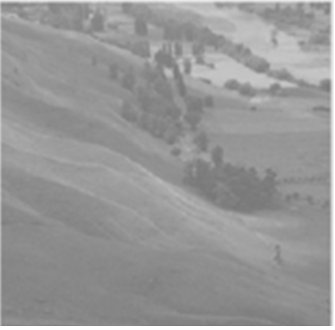
#> input picture THXLA/L1/DATA/data/anh2.png, 335 x 330 px, found by its file name
$ python auto.py
#> lines starting #> are read from the running program, lines starting #| are printed output that depends on the picture; after the words box and inside, x2 and y2 are one past the last pixel; in counts of white or black regions, pixels touching at a corner belong together
#> further down, image is the input picture: shape (330, 335); min 119, max 255, mean 151.4
import numpy as np
import cv2


def calculate_threshold(image):
    ma, na = image.shape
#> ma = 330; na = 335
    mxn = ma * na
#> mxn = 110550
    g = []
    h = []
    t = []
    tong_i_hi = []
    m = []
    f = []

    anh_xuly = np.reshape(image, -1)
    anh_xuly = list(anh_xuly)
#> anh_xuly = 110550 items

    g = sorted(list(set(anh_xuly)))
#> g = 122 values from 119 to 255
    len_g = len(g)
#> len_g = 122

    dem = 0
    for i in range(len_g):
        tam = anh_xuly.count(g[i])
        h.append(tam)
        dem += tam
        t.append(dem)
#> this loop made 122 passes
#> (tam, dem) on passes 1 to 12: (6, 6), (23, 29), (125, 154), (283, 437), (427, 864), (552, 1416), (580, 1996), (568, 2564), (695, 3259), (758, 4017), (970, 4987), (1166, 6153)
#> after the loop, dem = 110550; h = 122 values, max 3592 at index 17, min 1 at index 99, mean 906.1; t = 122 values from 6 to 110550
    print(t)
#> (printed output is left out)

    tam = 0
    for i in range(len_g):
        tam += g[i] * h[i]
        tong_i_hi.append(tam)
#> this loop made 122 passes
#> tam on passes 1 to 12: 714, 3474, 18599, 53125, 105646, 174094, 246594, 318162, 406427, 503451, 628581, 780161
#> after the loop, tam = 16739891; tong_i_hi = 122 values from 714 to 16739891

    for i in range(len_g):
        if t[i] == 0:
            m.append(float('inf'))
        else:
            m.append(1 / t[i] * tong_i_hi[i])
#> after the loop, m = 122 values from 119 to 151.4

    for i in range(len_g):
        if mxn == t[i]:
            f.append(0)
        else:
            f.append(t[i] / (mxn - t[i]) * (m[i] - m[-1]) ** 2)
#> after the loop, f = 122 values, max 279.4 at index 55, min 0 at index 121, mean 196
    O = 0
    f_max = max(f)
#> f_max = 279.4
    for i in range(len_g):
        if f[i] == f_max:
            O = g[i]
            break
#> this loop made 56 passes
#> O on pass 56: 174

    anh_ra = np.copy(image)
    for x in range(ma):
        for y in range(na):
            if image[x][y] >= 0:
                anh_ra[x][y] = 255
            else:
                anh_ra[x][y] = 0
#> anh_ra: shape (330, 335); every value is 255
    print(O)
#| 174
    return O


# Read the image
image = cv2.imread('anh2.png', cv2.IMREAD_GRAYSCALE)

# Calculate threshold
_, thresholded_image = cv2.threshold(image, calculate_threshold(image), 255, cv2.THRESH_BINARY)
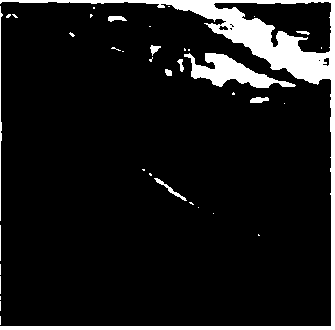
#> thresholded_image: shape (330, 335); 9.5% white; 38 white regions (27 under 20 px), largest, box (x1, y1, x2, y2) and area: (0, 0, 335, 330) 7893, (184, 53, 296, 88) 1641, (0, 6, 3, 221) 238

cv2.imshow('Original Image', image)
cv2.imshow('Thresholded Image', thresholded_image)
cv2.waitKey(0)
cv2.destroyAllWindows()

$ run again, with THXLA/L1/DATA/data/anh1.png copied over THXLA/L1/DATA/data/anh2.png
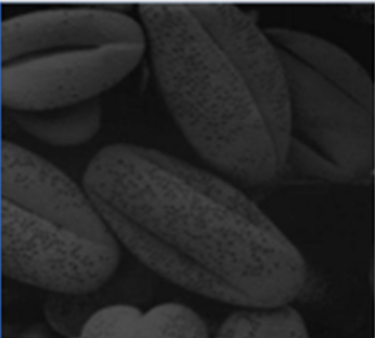
#> input picture THXLA/L1/DATA/data/anh1.png, 375 x 338 px, found by its file name
#> anh_xuly = 126750 items
#> g = 147 values from 0 to 232
#> len_g = 147
#> the loop in calculate_threshold, `for i in range(len_g):` made 147 passes
#> (tam, dem) on passes 1 to 8: (382, 382), (10, 392), (37, 429), (8, 437), (4, 441), (12, 453), (17, 470), (53, 523)
#> after the loop in calculate_threshold, `for i in range(len_g):`: dem = 126750; h = 147 values, max 7369 at index 19, min 1 at index 81, mean 862.2; t = 147 values from 382 to 126750
#> (printed output is left out)
#> the loop in calculate_threshold, `for i in range(len_g):` made 147 passes
#> tam on passes 1 to 8: 0, 10, 84, 108, 124, 184, 286, 657
#> after the loop in calculate_threshold, `for i in range(len_g):`: tam = 4977268; tong_i_hi = 147 values from 0 to 4977268
#> after the loop in calculate_threshold, `for i in range(len_g):`: m = 147 values from 0 to 39.27
#> after the loop in calculate_threshold, `for i in range(len_g):`: f = 147 values, max 206.8 at index 38, min 0 at index 146, mean 152.9
#> f_max = 206.8
#> the loop in calculate_threshold, `for i in range(len_g):` made 39 passes
#> O on pass 39: 38
#| 38
#> `_, thresholded_image = cv2.threshold(image, calculate_threshold(image)..`:
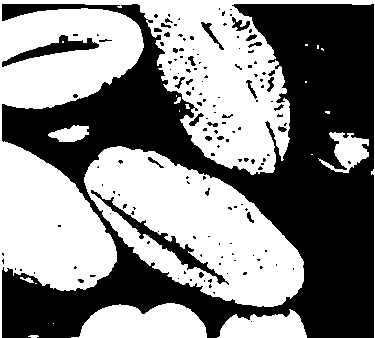
#> thresholded_image: shape (338, 375); 52.2% white; 154 black regions (124 under 20 px), largest, box (x1, y1, x2, y2) and area: (2, 4, 374, 338) 56599, (91, 190, 229, 285) 1270, (2, 35, 99, 67) 876

$ run again, with THXLA/L1/DATA/data/anh3.png copied over THXLA/L1/DATA/data/anh2.png
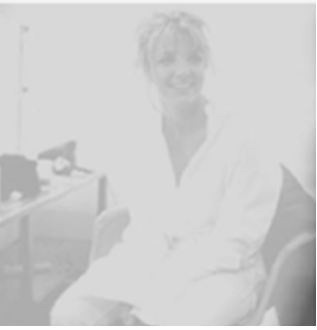
#> input picture THXLA/L1/DATA/data/anh3.png, 317 x 330 px, found by its file name
#> anh_xuly = 104610 items
#> g = 146 values from 85 to 255
#> len_g = 146
#> the loop in calculate_threshold, `for i in range(len_g):` made 146 passes
#> (tam, dem) on passes 1 to 8: (2, 2), (17, 19), (10, 29), (40, 69), (3, 72), (7, 79), (11, 90), (20, 110)
#> after the loop in calculate_threshold, `for i in range(len_g):`: dem = 104610; h = 146 values, max 48317 at index 130, min 1 at index 8, mean 716.5; t = 146 values from 2 to 104610
#> (printed output is left out)
#> the loop in calculate_threshold, `for i in range(len_g):` made 146 passes
#> tam on passes 1 to 8: 170, 1649, 2529, 6089, 6359, 6996, 8008, 9868
#> after the loop in calculate_threshold, `for i in range(len_g):`: tam = 21530391; tong_i_hi = 146 values from 170 to 21530391
#> after the loop in calculate_threshold, `for i in range(len_g):`: m = 146 values from 85 to 205.8
#> after the loop in calculate_threshold, `for i in range(len_g):`: f = 146 values, max 249.6 at index 110, min 0 at index 145, mean 115.5
#> f_max = 249.6
#> the loop in calculate_threshold, `for i in range(len_g):` made 111 passes
#> O on pass 111: 196
#| 196
#> `_, thresholded_image = cv2.threshold(image, calculate_threshold(image)..`:
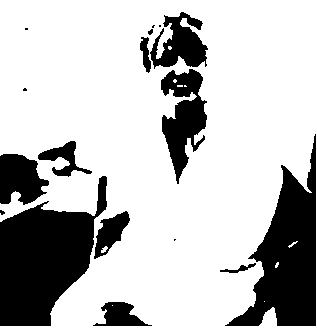
#> thresholded_image: shape (330, 317); 74.9% white; 17 black regions (6 under 20 px), largest, box (x1, y1, x2, y2) and area: (0, 176, 107, 326) 9204, (225, 134, 316, 326) 7881, (161, 69, 207, 184) 2838
